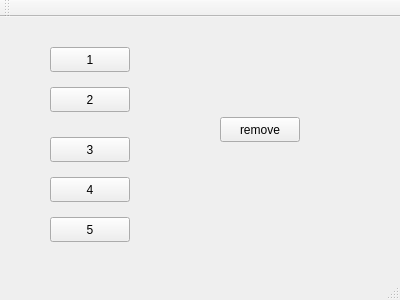
<?xml version="1.0" encoding="UTF-8"?>
<ui version="4.0">
 <class>MainWindow</class>
 <widget class="QMainWindow" name="MainWindow">
  <property name="geometry">
   <rect>
    <x>0</x>
    <y>0</y>
    <width>400</width>
    <height>300</height>
   </rect>
  </property>
  <property name="windowTitle">
   <string>MainWindow</string>
  </property>
  <widget class="QWidget" name="centralWidget">
   <widget class="QPushButton" name="pushButton">
    <property name="geometry">
     <rect>
      <x>50</x>
      <y>30</y>
      <width>80</width>
      <height>25</height>
     </rect>
    </property>
    <property name="text">
     <string>1</string>
    </property>
   </widget>
   <widget class="QPushButton" name="pushButton_2">
    <property name="geometry">
     <rect>
      <x>50</x>
      <y>70</y>
      <width>80</width>
      <height>25</height>
     </rect>
    </property>
    <property name="text">
     <string>2</string>
    </property>
   </widget>
   <widget class="QPushButton" name="pushButton_3">
    <property name="geometry">
     <rect>
      <x>50</x>
      <y>120</y>
      <width>80</width>
      <height>25</height>
     </rect>
    </property>
    <property name="text">
     <string>3</string>
    </property>
   </widget>
   <widget class="QPushButton" name="pushButton_4">
    <property name="geometry">
     <rect>
      <x>50</x>
      <y>160</y>
      <width>80</width>
      <height>25</height>
     </rect>
    </property>
    <property name="text">
     <string>4</string>
    </property>
   </widget>
   <widget class="QPushButton" name="pushButton_5">
    <property name="geometry">
     <rect>
      <x>50</x>
      <y>200</y>
      <width>80</width>
      <height>25</height>
     </rect>
    </property>
    <property name="text">
     <string>5</string>
    </property>
   </widget>
   <widget class="QPushButton" name="pushButton_remove">
    <property name="geometry">
     <rect>
      <x>220</x>
      <y>100</y>
      <width>80</width>
      <height>25</height>
     </rect>
    </property>
    <property name="text">
     <string>remove</string>
    </property>
   </widget>
  </widget>
  <widget class="QMenuBar" name="menuBar">
   <property name="geometry">
    <rect>
     <x>0</x>
     <y>0</y>
     <width>400</width>
     <height>22</height>
    </rect>
   </property>
  </widget>
  <widget class="QToolBar" name="mainToolBar">
   <attribute name="toolBarArea">
    <enum>TopToolBarArea</enum>
   </attribute>
   <attribute name="toolBarBreak">
    <bool>false</bool>
   </attribute>
  </widget>
  <widget class="QStatusBar" name="statusBar"/>
 </widget>
 <layoutdefault spacing="6" margin="11"/>
 <resources/>
 <connections/>
</ui>
